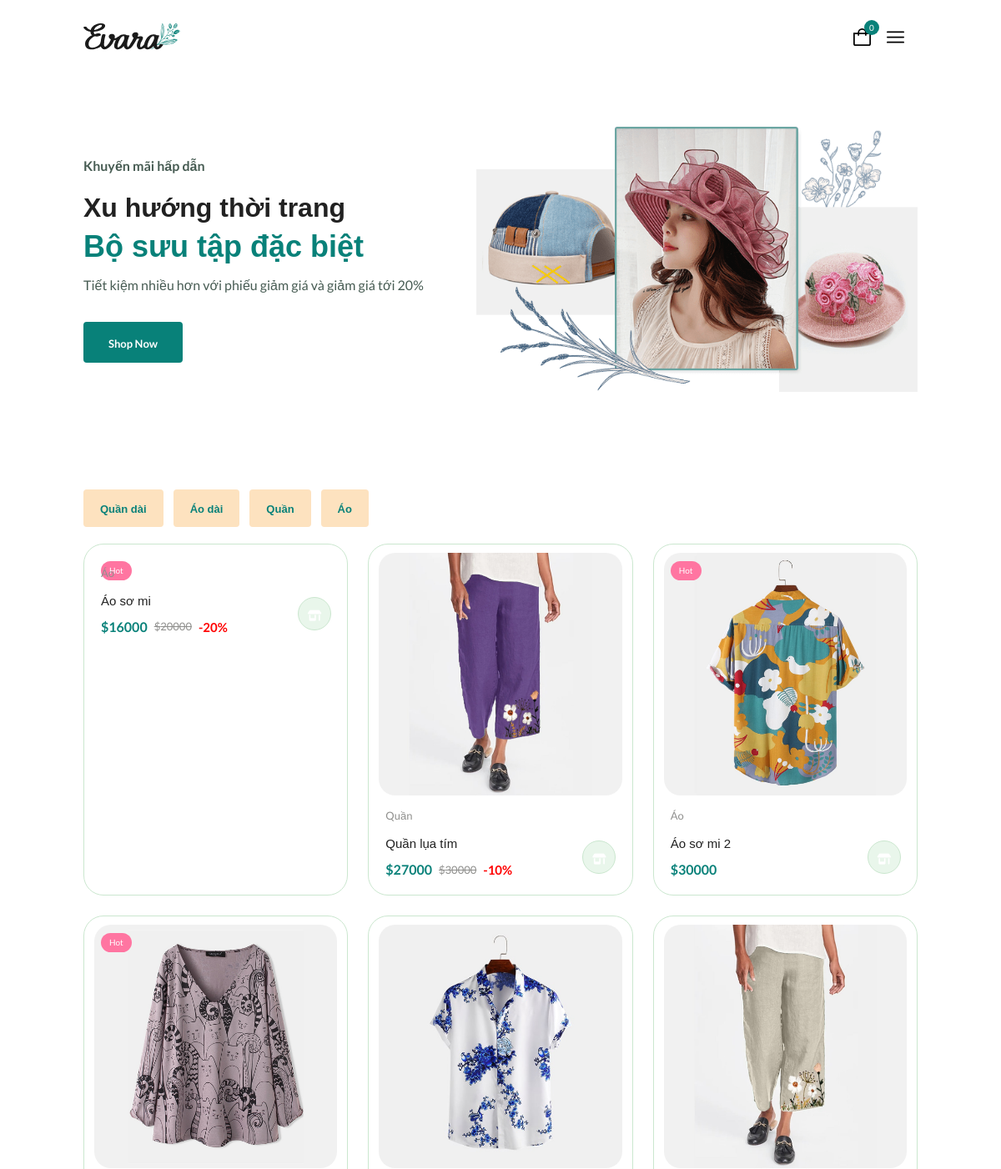
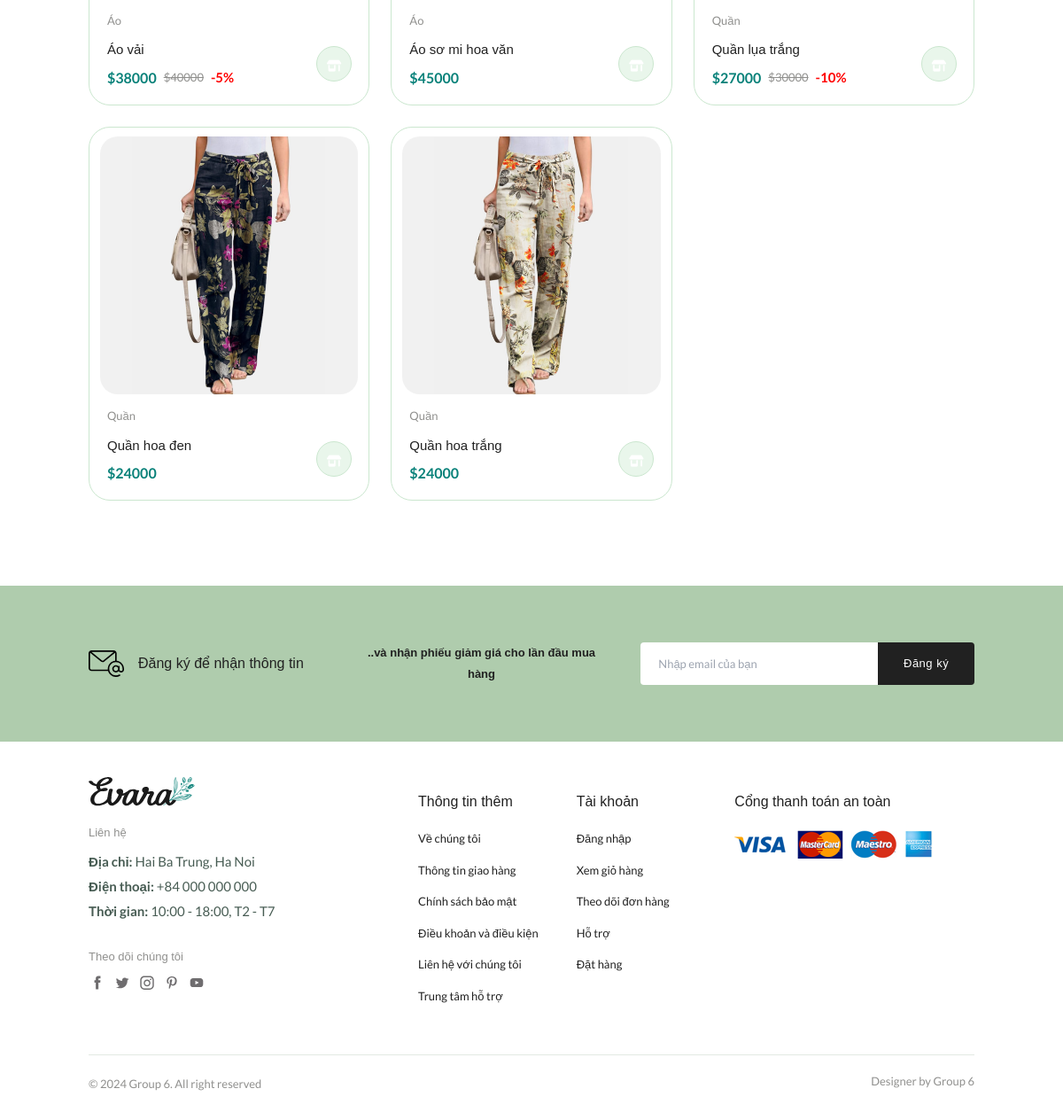
The page / on the database its author committed (2 pictures, top to bottom).
### tables this page shows
CREATE TABLE `danhmuc` (
  `id_danh_muc` int(10) NOT NULL,
  `ten_danh_muc` varchar(255) NOT NULL,
  `kich_hoat` bit(5) NOT NULL DEFAULT b'1'
);

CREATE TABLE `sanpham` (
  `id_san_pham` int(10) NOT NULL,
  `id_danhmuc` int(10) NOT NULL,
  `ten_san_pham` varchar(255) NOT NULL,
  `hinh_anh` varchar(255) NOT NULL,
  `mo_ta` text NOT NULL,
  `luot_xem` int(10) NOT NULL DEFAULT 0,
  `kich_hoat` bit(1) NOT NULL DEFAULT b'1'
);

CREATE TABLE `bienthe` (
  `id_bien_the` int(10) NOT NULL,
  `id_sanpham` int(10) NOT NULL,
  `id_kichco` int(10) NOT NULL,
  `id_mausac` int(10) NOT NULL,
  `gia` float NOT NULL,
  `so_luong` int(11) NOT NULL,
  `giam_gia` int(5) NOT NULL
);

### models/pdo.php (called while the page is built, shortened)
<?php
function pdo_get_connection(){
    $dburl = "mysql:host=localhost;dbname=db_duan1;charset=utf8";
    $username = 'root';
    $password = '';
    $conn = new PDO($dburl, $username, $password);
    $conn->setAttribute(PDO::ATTR_ERRMODE, PDO::ERRMODE_EXCEPTION);
    return $conn;
}
function pdo_query($sql){
    $sql_args = array_slice(func_get_args(), 1);
    try{
        $conn = pdo_get_connection();
        $stmt = $conn->prepare($sql);
        $stmt->execute($sql_args);
        $rows = $stmt->fetchAll();
        return $rows;
    }
    catch(PDOException $e){
        throw $e;
    }
    finally{
        unset($conn);
    }
}
function pdo_query_one($sql){
    $sql_args = array_slice(func_get_args(), 1);
    try{
        $conn = pdo_get_connection();
        $stmt = $conn->prepare($sql);
        $stmt->execute($sql_args);
        $row = $stmt->fetch(PDO::FETCH_ASSOC);
        return $row;
    }
    catch(PDOException $e){
        throw $e;
    }
    finally{
        unset($conn);
    }
}

### models/danhMuc.php (called while the page is built, shortened)
<?php
    function loadAll_danhmuc(){
        $sql = "select * from danhmuc WHERE danhmuc.kich_hoat=1 order by id_danh_muc desc";
        $listdanhmuc = pdo_query($sql);
        return $listdanhmuc;
    }
?>

### models/SanPham.php (called while the page is built, shortened)
<?php
    function loadAllProducts(){
        $sql="SELECT DISTINCT id_san_pham,ten_san_pham,hinh_anh,ten_danh_muc FROM sanpham JOIN danhmuc ON danhmuc.id_danh_muc=sanpham.id_danhmuc WHERE sanpham.kich_hoat=1";
        $list = pdo_query($sql);
        return $list;
    }
    function loadPriceVariant($idPro) {
        $sql = "SELECT id_bien_the,gia, giam_gia FROM bienthe WHERE id_sanpham=$idPro ORDER BY gia DESC";
        $variant = pdo_query_one($sql);
        return $variant;
    }
    function hot() {
        $sql = "SELECT id_san_pham
                FROM sanpham
                ORDER BY luot_xem DESC
                LIMIT 3;
                ";
        $hot = pdo_query($sql);
        $result = array();
        foreach ($hot as $row) {
            $result[] = $row['id_san_pham'];
        }
        return $result;
    }
?>

### views/home.php (the view)
<main class="main">
        <section class="home section--lg">
      <div class="home__container container grid">
        <div class="home__content">
          <span class="home__subtitle">Khuyến mãi hấp dẫn</span>
          <h1 class="home__title">Xu hướng thời trang <br>
            <span>Bộ sưu tập đặc biệt</span>
          </h1>
          <p class="home__description">Tiết kiệm nhiều hơn với phiếu giảm giá và giảm giá tới 20%</p>
          <a href="index.php?act=shop" class="btn">Shop Now</a>
        </div>
        <img src="./assets/img/home-img.png" alt="" class="home__img">
      </div>
    </section>
    <section class="products section container">
      <div class="tab__btns">
        <?php
        foreach ($danhMuc as $dm){
          extract($dm);
          $linkdm = 'index.php?act=shop&iddm='.$id_danh_muc;
          echo '
          <a href="'.$linkdm.'"><span class="tab__btn active-tab">'.$ten_danh_muc.'</span></a>
          ';
        }
        ?>
      </div>
      <div class=" tab__items">
          <div class="tab__item active-tab">
            <div class="products__container grid">
              <?php
              extract($hot);
              $hot_ids = hot();
              foreach ($products as $pro){
                extract($pro);
                $linkPro = "index.php?act=details&idpro=".$id_san_pham;
                $variant_price = loadPriceVariant($id_san_pham);
                $id_bien_the=$variant_price['id_bien_the'];
                $gia = $variant_price['gia'];
                $giam_gia = $variant_price['giam_gia'];
                $hott = "";
                $check = false;
                if (in_array($id_san_pham, $hot_ids)) {
                $hott = "Hot";
                $check = true;
              }else{
                $hott ="";
              }
                echo '<div class="product__item">
                <div class="product__banner">
                  <a href="'.$linkPro.'" class="product__imgaes">
                    <img src="./uploads/'.$hinh_anh.'" alt="" class="product__img defaule">
                  </a>
                  <div class="product__badge light-pink' . ($check == true ? '' : 'light-red hidden') . '">' . ($check == true ? $hott : '') . '</div>
                </div>
                <div class="product_content">
                  <span class="product__category">'.$ten_danh_muc.'</span>
                  <a href="'.$linkPro.'">
                    <h3 class="product__title">'.$ten_san_pham.'</h3>
                  </a>
                  <div class="product__price flex">
                  <span class="new__price">$' . ($giam_gia == 0 ? $gia : $gia * ((100 - $giam_gia) / 100)) . '</span>
                  <span class="old__price">' . (empty($giam_gia) ? "" :"$". $gia) . '</span>
                  <span class="discount">' . (empty($giam_gia) ? '' : "-".$giam_gia."%") . '</span>
              </div>
                  <a href="index.php?act=addToCart&idbt='.$id_bien_the.'" class="action__btn cart__btn" aria-lable="Thêm vào giỏ hàng">
                    <i class="fa-solid fa-shop"></i>
                  </a>
                </div>
              </div>';
              }
              ?>
            </div>
          </div>
      </div>
    </section>

### views/header.php (shortened to what this page needs)
<!DOCTYPE html>
<html lang="en">
<head>
  <link rel="stylesheet" href="https://cdnjs.cloudflare.com/ajax/libs/font-awesome/6.4.2/css/all.min.css"
 />
  <link rel="stylesheet" href="./assets/css/styles.css" />
  <script src="https://cdn.tailwindcss.com"></script>
  <link rel="stylesheet" href="./fontawesome-free/css/all.min.css">
</head>
<body>
  <header class="header">
    <nav class="nav container">
      <a href="index.php" class="nav__logo">
        <img src="./assets/img/logo.svg" alt="" class="nav__logo-img">
      </a>
      <div class="header__user--actions">
        <a href="index.php?act=viewCart" class="header__action-btn">
          <img src="./assets/img/icon-cart.svg" alt="">
          <span class="count"><?= $countProducts?></span>
        </a>
        <div class="header__action-btn nav__toggle" id="nav-toggle">
          <?php
            if(isset($_SESSION['nguoidung'])){
              extract($_SESSION['nguoidung']);
          ?>
              <div class="relative" onclick="toggleDropdown()">
                <div class="flex mr-4">
                  <p id="navDropdownButton" class="font-semibold text-green-400 cursor-pointer"><img src="./assets/img/menu-burger.svg" alt=""></p>
                </div>
                <ul id="navDropdownMenu" class="absolute hidden mt-2 py-2 w-32 bg-white rounded-md shadow-md z-10">
                    <div class="grid-cols-1">
                        <a class="block px-4 py-2 text-gray-800 hover:bg-green-200 text-sm" href="index.php?">Trang chủ</a>
                        <a class="block px-4 py-2 text-gray-800 hover:bg-green-200 text-sm" href="index.php?act=shop">Shop</a>
                        <a class="block px-4 py-2 text-gray-800 hover:bg-green-200 text-sm" href="index.php?act=theodoidonhang">Quản lý đơn hàng</a>
                        <a class="block px-4 py-2 text-gray-800 hover:bg-green-200 text-sm" href="index.php?act=gioithieu">Giới thiệu</a>
                        <a class="block px-4 py-2 text-gray-800 hover:bg-green-200 text-sm" href="index.php?act=dangky">Đăng ký</a>
                        <a class="block px-4 py-2 text-gray-800 hover:bg-green-200 text-sm" href="index.php?act=dangnhap">Đăng nhập</a>
                    </div>
                </ul>
              </div>
            <?php }else{ ?>
              <div class="relative" onclick="toggleDropdown()">
                <div class="flex mr-4">
                  <p id="navDropdownButton" class="font-semibold text-green-400 cursor-pointer"><img src="./assets/img/menu-burger.svg" alt=""></p>
                </div>
              </div>
              <?php } ?>
        </div>
      </div>
    </nav>
  </header>

### index.php (shortened to what this page needs)
<?php
    $countProducts=count($_SESSION['myCart']);
    include_once './models/pdo.php';
    include_once './models/SanPham.php';
    include_once './models/danhMuc.php';
    include_once './views/header.php';
    $danhMuc = loadAll_danhmuc();
    $hot = hot();
    $act= $_GET['act'] ?? '/';
    switch ($act) {
        case '/':
            $products=loadAllProducts();
            include_once './views/home.php';
            break;
    }
    include_once './views/footer.php';
?>

### views/footer.php (shortened to what this page needs)
<section class="newsletter section home__newsletter">
      <div class="newsletter__container container grid">
        <h3 class="newsletter__title flex">
          <img src="./assets/img/icon-email.svg" alt="" class="newsletter__icon">
          Đăng ký để nhận thông tin
        </h3>
        <p class="newsletter__description">
          ..và nhận phiếu giảm giá cho lần đầu mua hàng
        </p>
        <form action="" class="newsletter__form">
          <input type="text" class="newsletter__input" placeholder="Nhập email của bạn">
          <button type="submit" class="newletter__btn">Đăng ký</button>
        </form>
      </div>
    </section>
  </main>
  <footer class="footer container">
    <div class="footer__container grid">
      <div class="footer__content">
        <a href="index.html" class="footer__logo">
          <img src="./assets/img/logo.svg" alt="" class="footer__logo-img">
        </a>
        <h4 class="footer__subtitle">Liên hệ</h4>
        <p class="footer__description">
          <span> Địa chỉ:</span>
          Hai Ba Trung, Ha Noi
        </p>
        <p class="footer__description">
          <span> Điện thoại:</span>
          +84 000 000 000
        </p>
        <p class="footer__description">
          <span>Thời gian:</span>
          10:00 - 18:00, T2 - T7
        </p>
        <div class="footer__social">
          <h4 class="footer__subtitle">Theo dõi chúng tôi</h4>
          <div class="footer__social-links flex">
            <a href="">
              <img src="./assets/img/icon-facebook.svg" alt="" class="footer__social-icon">
            </a>
            <a href="">
              <img src="./assets/img/icon-twitter.svg" alt="" class="footer__social-icon">
            </a>
            <a href="">
              <img src="./assets/img/icon-instagram.svg" alt="" class="footer__social-icon">
            </a>
            <a href="">
              <img src="./assets/img/icon-pinterest.svg" alt="" class="footer__social-icon">
            </a>
            <a href="">
              <img src="./assets/img/icon-youtube.svg" alt="" class="footer__social-icon">
            </a>
          </div>
        </div>
      </div>
      <div class="footer__content">
        <h3 class="footer__title">Thông tin thêm</h3>
        <ul class="footer__links">
          <li><a href="" class="footer__link">Về chúng tôi</a></li>
          <li><a href="" class="footer__link">Thông tin giao hàng</a></li>
          <li><a href="" class="footer__link">Chính sách bảo mật</a></li>
          <li><a href="" class="footer__link">Điều khoản và điều kiện</a></li>
          <li><a href="" class="footer__link">Liên hệ với chúng tôi</a></li>
          <li><a href="" class="footer__link">Trung tâm hỗ trợ</a></li>
        </ul>
      </div>
      <div class="footer__content">
        <h3 class="footer__title">Tài khoản</h3>
        <ul class="footer__links">
          <li><a href="" class="footer__link">Đăng nhập</a></li>
          <li><a href="" class="footer__link">Xem giỏ hàng</a></li>
          <li><a href="" class="footer__link">Theo dõi đơn hàng</a></li>
          <li><a href="" class="footer__link">Hỗ trợ</a></li>
          <li><a href="" class="footer__link">Đặt hàng</a></li>
        </ul>
      </div>
      <div class="footer__content">
        <h3 class="footer__title">Cổng thanh toán an toàn</h3>
        <img src="./assets/img/payment-method.png" alt="" class="payment__img">
      </div>
    </div>
    <div class="footer__bottom">
      <p class="copyright">&copy; 2024 Group 6. All right reserved</p>
      <span class="designer">Designer by Group 6</span>
    </div>
  </footer>
</body>
</html>

### rows shown on the page
danhmuc: ten_danh_muc "Quần dài"
danhmuc: ten_danh_muc "Áo dài"
danhmuc: ten_danh_muc "Quần"
danhmuc: ten_danh_muc "Áo"
sanpham: id_san_pham "Hot", id_danhmuc.ten_danh_muc "Áo", ten_san_pham "Áo sơ mi", bienthe.gia+giam_gia "16000", bienthe.gia "20000", bienthe.giam_gia "20"
sanpham: hinh_anh (picture), id_danhmuc.ten_danh_muc "Quần", ten_san_pham "Quần lụa tím", bienthe.gia+giam_gia "27000", bienthe.gia "30000", bienthe.giam_gia "10"
sanpham: hinh_anh (picture), id_san_pham "Hot", id_danhmuc.ten_danh_muc "Áo", ten_san_pham "Áo sơ mi 2", bienthe.gia "30000"
sanpham: hinh_anh (picture), id_san_pham "Hot", id_danhmuc.ten_danh_muc "Áo", ten_san_pham "Áo vải", bienthe.gia+giam_gia "38000", bienthe.gia "40000", bienthe.giam_gia "5"
sanpham: hinh_anh (picture), id_danhmuc.ten_danh_muc "Áo", ten_san_pham "Áo sơ mi hoa văn", bienthe.gia "45000"
sanpham: hinh_anh (picture), id_danhmuc.ten_danh_muc "Quần", ten_san_pham "Quần lụa trắng", bienthe.gia+giam_gia "27000", bienthe.gia "30000", bienthe.giam_gia "10"
sanpham: hinh_anh (picture), id_danhmuc.ten_danh_muc "Quần", ten_san_pham "Quần hoa đen", bienthe.gia "24000"
sanpham: hinh_anh (picture), id_danhmuc.ten_danh_muc "Quần", ten_san_pham "Quần hoa trắng", bienthe.gia "24000"

### other values the page prints
$countProducts "0"
